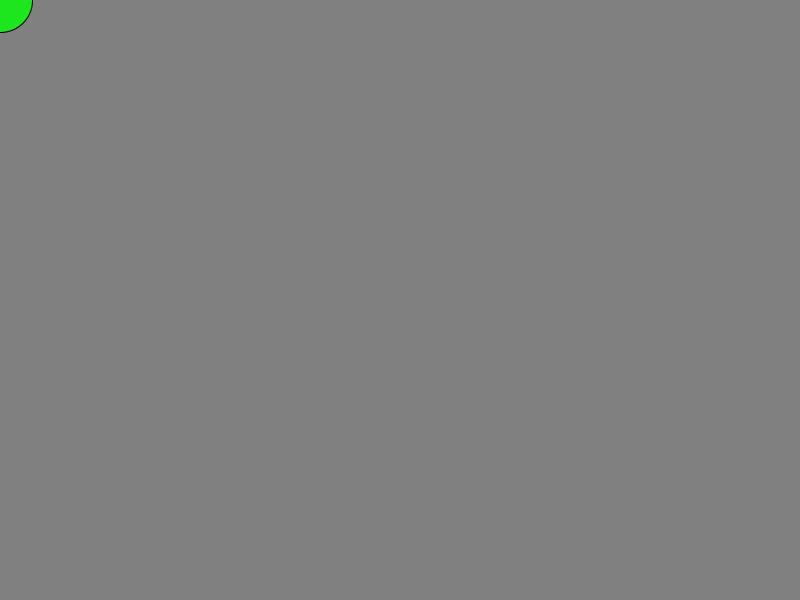
Frame 1 (no input)
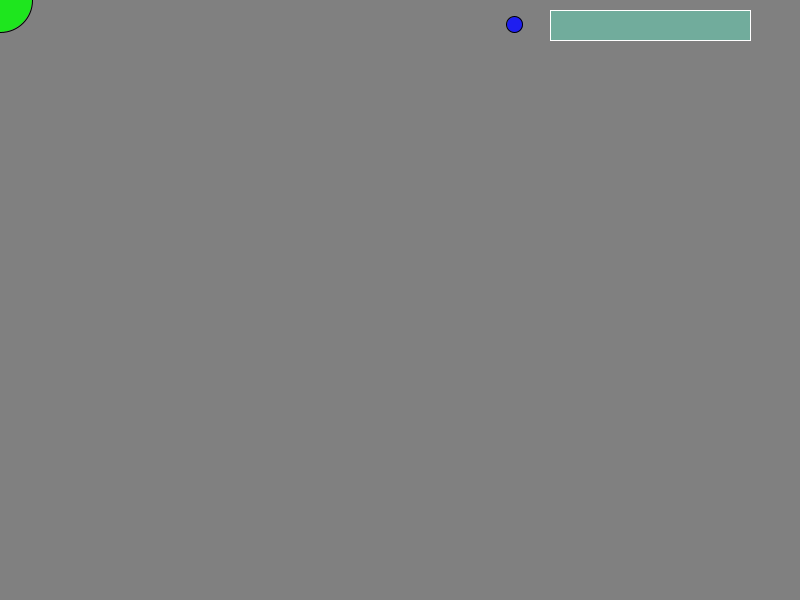
Frame 60 (the mouse pressed at the canvas centre just before this capture)
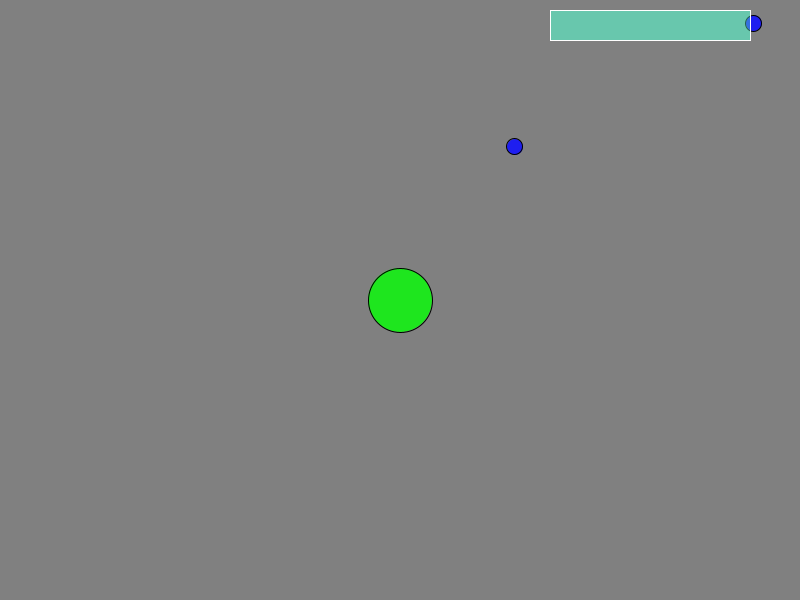
Frame 120 (the mouse held since frame 60 and released just before this capture)

The Processing sketch that drew these frames (run headless with seeded random() and noise(); from frame 60 on, the mouse is pressed at the canvas centre):

// Processing sketch: processing_97999
// ── processing_97999.pde

//Alex LeBlanc
//Rain Game Modifications
//18 March 2013
//AME294

Catcher catcher;
Drop[] drops;
int numberOfDrops;
Timer timer;
int score;
int RainDrops;

void setup() {
  size( 800, 600 );
  smooth();
  
  catcher = new Catcher( 32 );
  drops = new Drop[1000];
  numberOfDrops = 0;
  
  
  timer = new Timer( 1000 );
  score = 10;
  RainDrops = 0;
}

void draw() {
  background( 128 );
  
  catcher.move();
  catcher.render();
  
  for (int i = 0; i < numberOfDrops; i++) {
    drops[i].move();
    if (catcher.intersect( drops[i].x, drops[i].y, drops[i].r ) == true) {
      println( "BOOM" );
      drops[i].caught();
    }
    if (drops[i].hitTheBottom() == true) {
      score = score - 1;
      println( score );
      if( score == 0 ) {
        noLoop();
      }
    }
    drops[i].render();
  
  //score bar
  float meterWidth = 200;
  float srw = ((float)score / 10.0) * meterWidth;
  float srh = 30;
  noStroke();
  fill( 90, 240, 200, 100 );
  rect( 550, 10, srw, srh );
  stroke(255);
  noFill();
  rect( 550, 10, meterWidth, srh );
  }
  
  harvestDrops();
  
  if (timer.isFinished() == true) {
    createDrop();
    RainDrops++;
    println( "RainDrops" + RainDrops );
    if (RainDrops % 5 == 0) {
    RainDrops = 0;
    timer.duration = int(timer.duration * 0.9);
    if (timer.duration <= 10) {
      timer.duration = 10;
      }
      println( "new duration: " + timer.duration );
    }
    timer.start();
  }
  //println( numberOfDrops );
}


// look at all the drops, and remove the drops that
// are no longer "living".
void harvestDrops() {
  int i = 0;
  while (i < numberOfDrops) {
    if (drops[i].living == false) {
      // remove drop from the array
      // by moving all the drops from later in the 
      // array forward one.
      int j = i + 1;
      while (j < numberOfDrops) {
        drops[j-1] = drops[j];
        j++;
      }
      numberOfDrops--;
    }
    i++;
  }
}


// Make a new drop and add it to the game
void createDrop() {
  Drop newDrop = new Drop();
  drops[numberOfDrops] = newDrop;
  numberOfDrops++;
}
class Catcher {
  float x;
  float y;
  float r; // radius
  color fillColor;

  Catcher( float _r ) {
    x = 0.0;
    y = 0.0;
    r = _r;
    fillColor = color( 30, 230, 30 );
  }

  void render() {
    stroke( 0 );
    fill( fillColor );
    ellipse( x, y, r * 2, r * 2 );
  }

  void move() {
    x = mouseX;
    y = mouseY;
  }

  // return true if the catcher intersects with a circle.
  // cx, cy, cr specify the other circle.
  boolean intersect( float cx, float cy, float cr ) {
    float distance = dist( x, y, cx, cy );
    if (distance < (r + cr)) {
      return true;
    }
    return false;
  }
}

class Drop {
  float x;
  float y;
  float r; // radius
  color fillColor;
  float speed;
  boolean living;

  Drop() {
    r = 8.0;
    x = random( r, width-r );
    y = -r;

    fillColor = color( 30, 30, 240 );
    speed = random( 1.0, 5.0 );
    living = true;
  }

  void render() {
    if (living) {
      stroke( 0 );
      fill( fillColor );
      ellipse( x, y, r*2, r*2 );
    }
  }

  void move() {
    y = y + speed;
  }

  // things to do when the drop is caught
  // by the catcher.
  void caught() {
    living = false;
  }

  // return true if the drop has gone past (below)
  // the bottom of the screen.
  boolean hitTheBottom() {
    if (y + r > height) {
      living = false;
      return true;
    }
    return false;
  }
}

class Timer {
  int duration;   // time in milliseconds
  int startTime;

  Timer( int _duration ) {
    duration = _duration;
    startTime = 0;
  }

  // start or restart the timer
  void start() {
    startTime = millis();
  }

  // return true if the timer has expired.
  // (more than duration time since the start time.)
  boolean isFinished() {
    int timeSinceStart = millis() - startTime;
    if (timeSinceStart > duration) {
      return true;
    }
    return false;
  }
}
